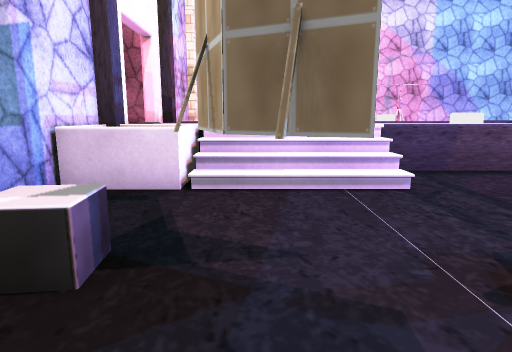
view 1 (above)

18 first-person views from a walk through a scene from a Unity 3-D project. The camera is 1.2 m above the floor, tilts 10° down and sees 75° across. The floor is counted in squares, 1 m on a side. Each view is taken from the middle of a square. On the plan, view 1 faces up. The plan holds only what a view shows up to about 14 squares ahead; the rest is blank. The place goes on beyond the plan. Door leaves are left out, so doorways stand open. Some surface patterns are stand-ins.

view 2
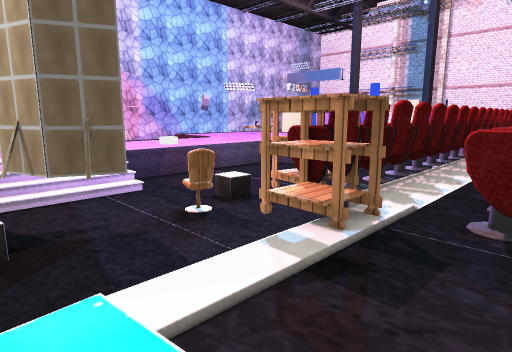

view 3
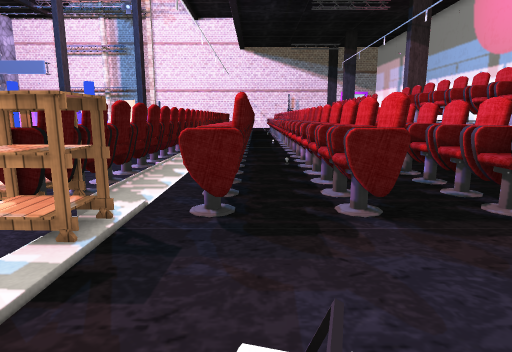

view 4
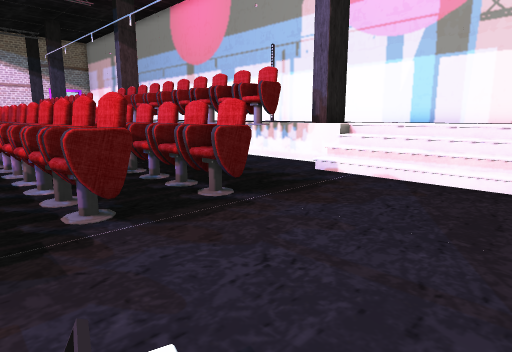

view 5
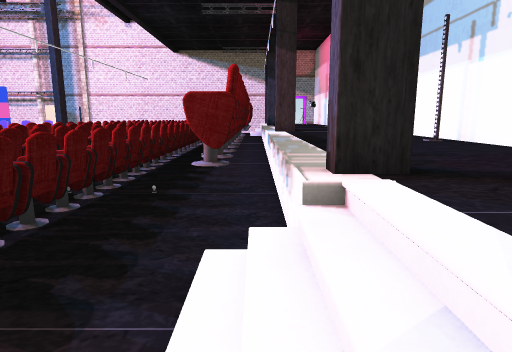

view 6
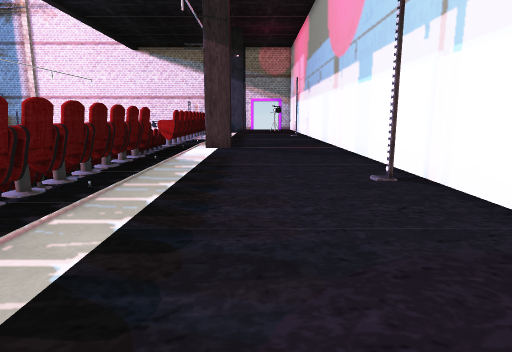

view 7
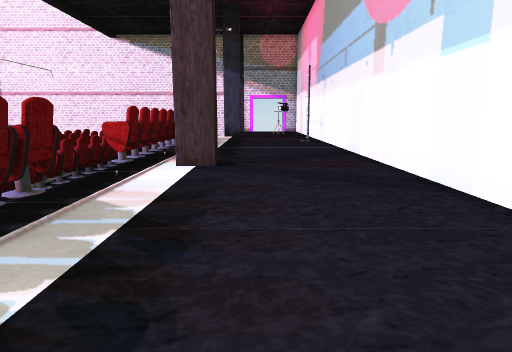

view 8
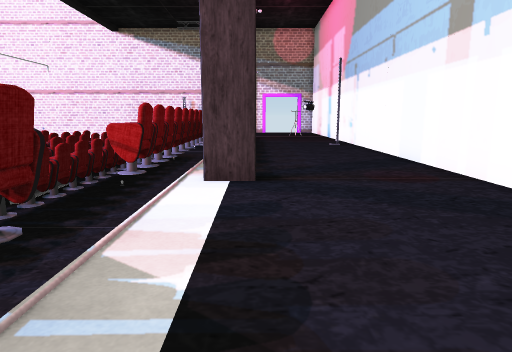

view 9
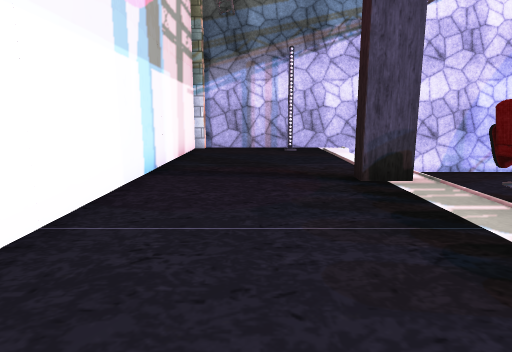

view 10
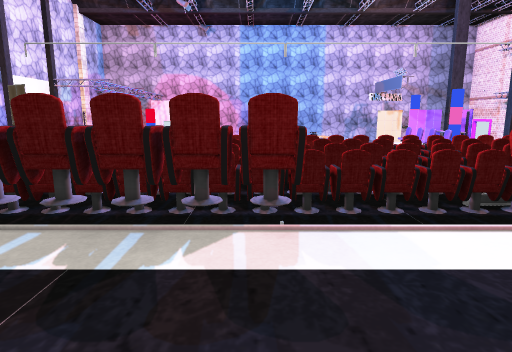

view 11
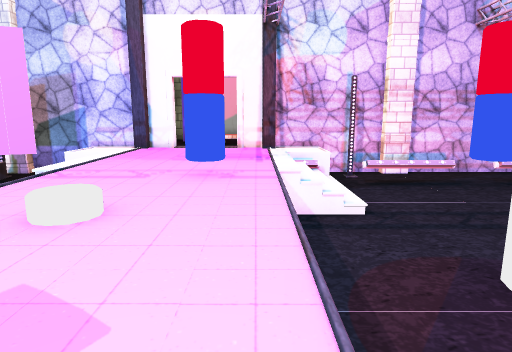

view 12
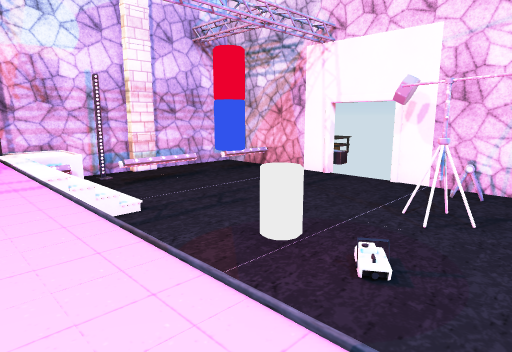

view 13
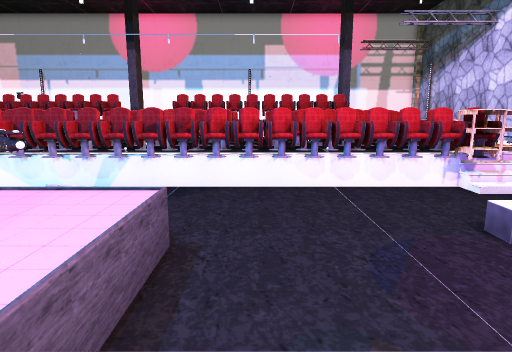

view 14
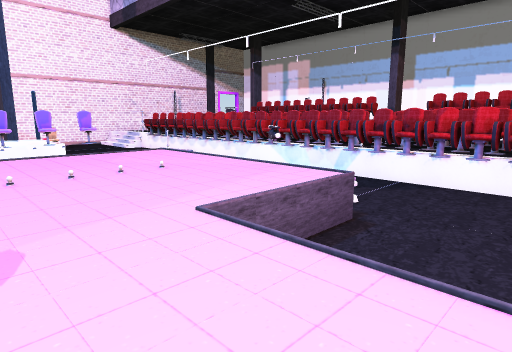

view 15
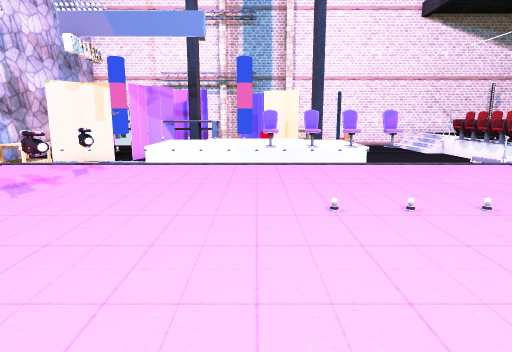

view 16
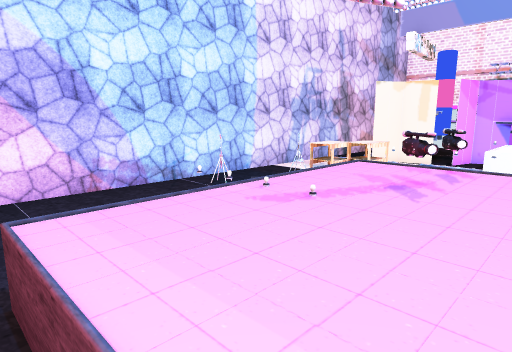

view 17
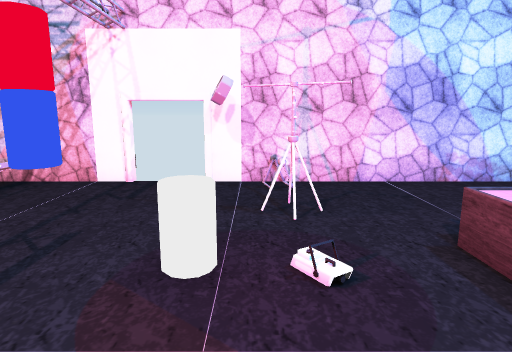

view 18
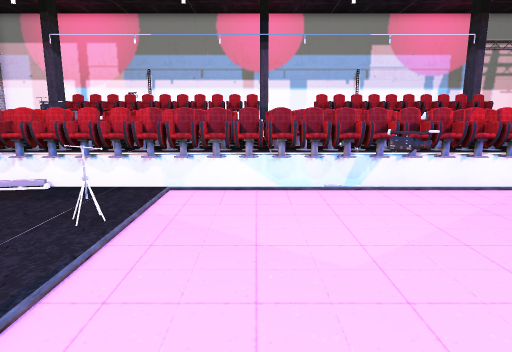

### Floor plan
Key: @ floor where view 1 was taken; # wall or solid block; x gap in a wall; . main floor; - floor 1 m lower than the main floor; : floor 1 m higher than the main floor; / step, stairs or slope; D open door; = window, fence, low wall or low ledge; ^ raised ledge; P pillar; T table; O other object.
Columns run from 3 left of view 1 to 24 right of it. Each row starts with its distance up from view 1.
 23 ######DDD###############
 22 #-=---DDD--x-----------
 21 #-=--------=--------O---
 20 #-=--------------      OO
 19 #----------O----
 18 P-=--------O---- #    TT
 17 P-=---O--------  #     TT#
 16 --=------O----.../....
 15 ---------O----.../....
 14 ..////--------.....O.O     ^
 13 P.////-----   ........     ^
 12 P........... . .......     ^
 11 ......O..... . .......     ^
 10 .........O............     ^
  9 #.....................     ^
  8 P.....................     =
  7 P^^///----    ........     ^
  6 ^^////--------........     =
  5 #-/-----------........ --
  4 #-#-----------........ --
  3 PT-##-=T-------        ---
  2 PT----#--------        OO--
  1  ---------------       -----
  0  --@--T--------/ /-    -----
 -1   //TT####xxxxxx############
 -2   //TT......................
 -3   ...^^^^^^^^^^^^^^^^^^^^^^^
 -4  / ..#######################
 -5 # ...^^^^^^^^^^^^ ^ ^^
 -6 #....^^^^^^^^^^^^^^^^^^^ ^^^
 -7 #....^^^^^^^^^^^^^^^^^^^^^^^
 -8 #.........................
 -9 # ..........................
-10 # .....#xxxxxxxx#...#xxxxxxx
-11 # ////............  .
-12 #/////P::::::::::::P:::
-13 #:::::P::::::::::::P::::::::
-14 #:::::::::::::::::::::::::::
-15 #:::::::::::::::::::::::::::
-16 #:::::::::::::::::::::::::::
-17 #:::::::::::::::::::::::::::
-18 ############################

Positions as (right, up) in squares from view 1, and headings:
1: (0, 0), facing up
2: (-2, -4), facing up-right
3: (-2, -4), facing right
4: (-2, -4), facing down-right
5: (-1, -11), facing right
6: (3, -14), facing right
7: (8, -14), facing right
8: (10, -13), facing right
9: (10, -15), facing left
10: (13, -15), facing up
11: (10, 12), facing left
12: (10, 11), facing up-left
13: (9, 9), facing down
14: (7, 10), facing down-right
15: (10, 10), facing right
16: (10, 12), facing up-right
17: (7, 11), facing up
18: (17, 9), facing down
